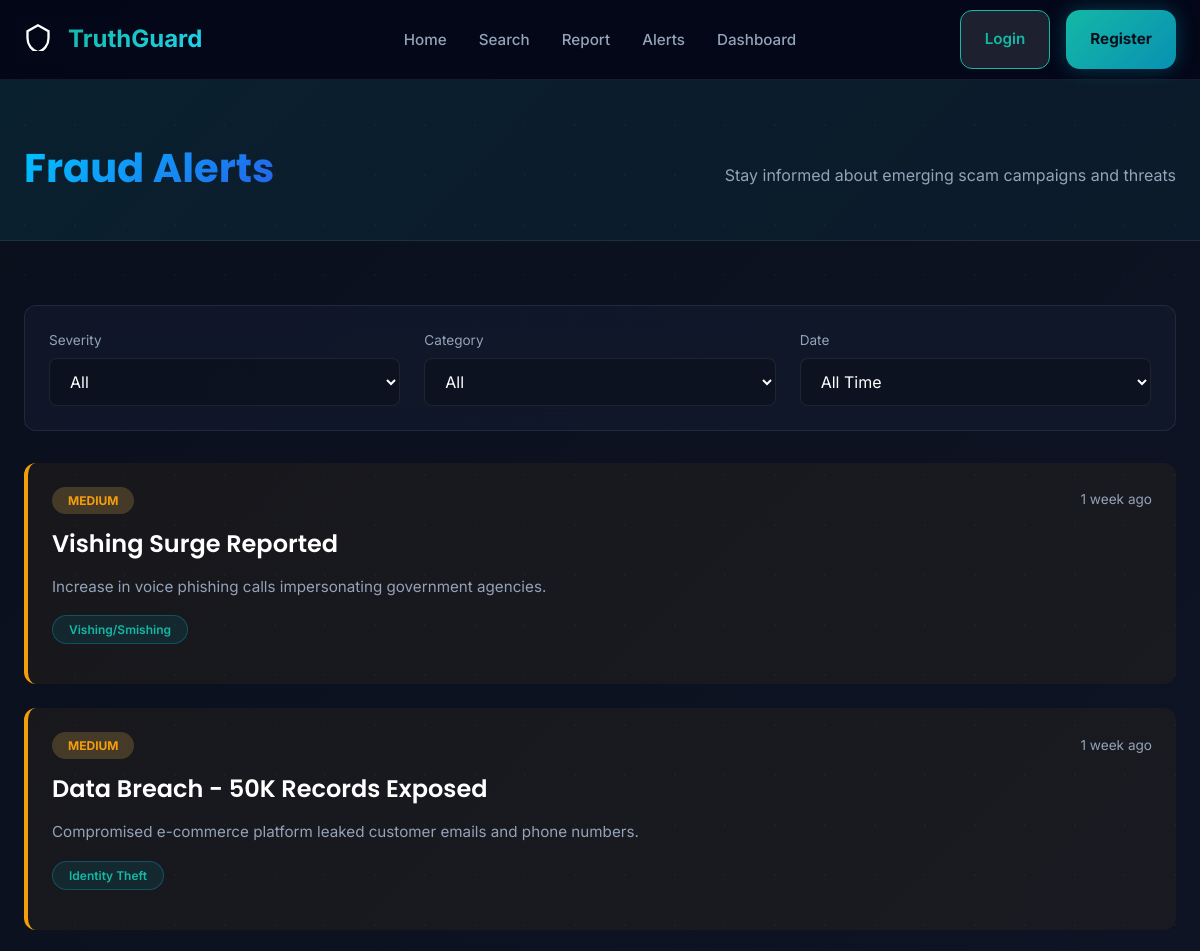
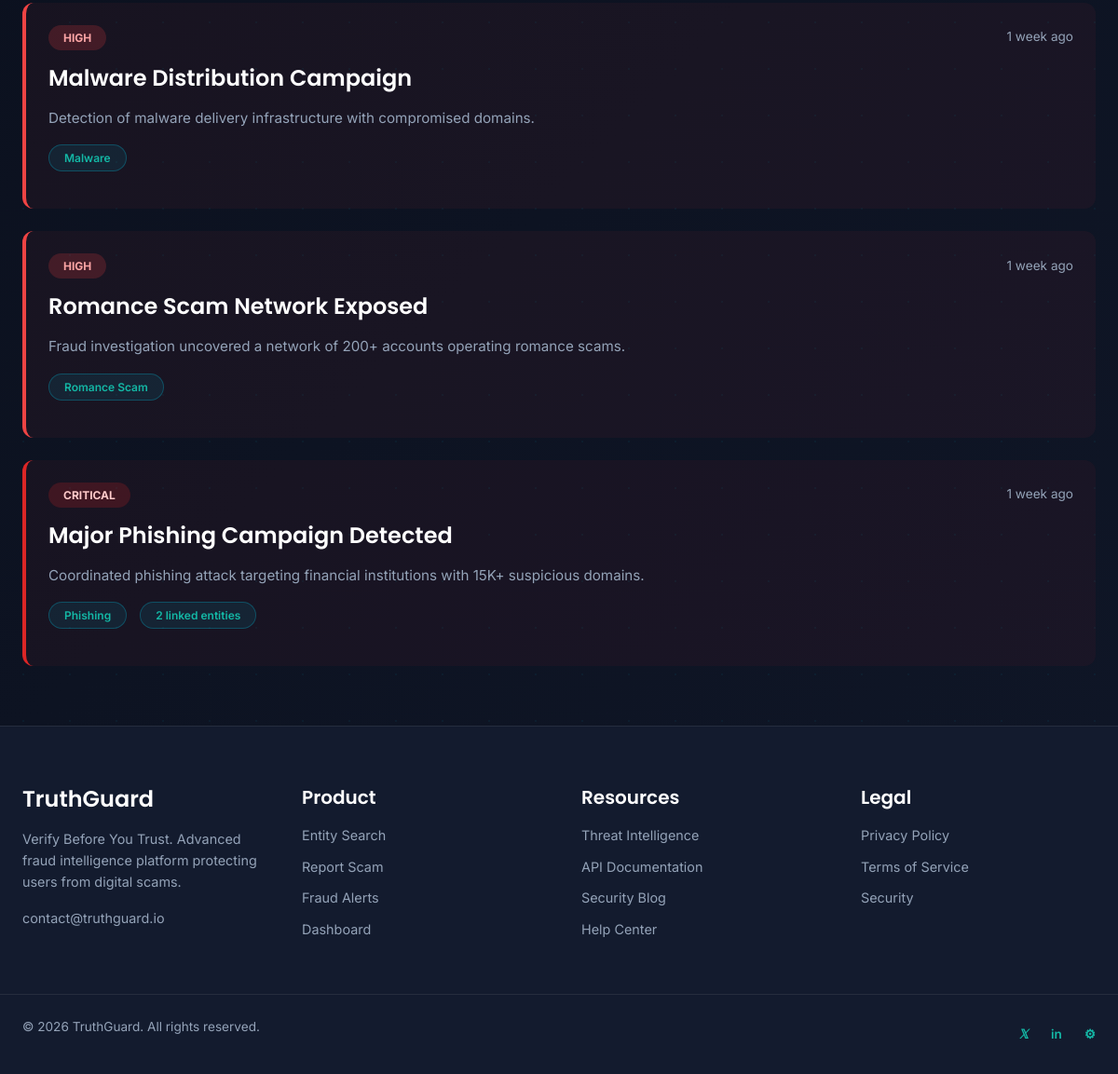
The app's page /alerts/ with its own data (2 pictures, top to bottom).
### alerts/models.py (models this page shows, shortened)
class Alert(models.Model):
    SEVERITY_CHOICES = [
        ('low', 'Low'),
        ('medium', 'Medium'),
        ('high', 'High'),
        ('critical', 'Critical'),
    ]
    CATEGORY_CHOICES = [
        ('phishing', 'Phishing'),
        ('romance', 'Romance Scam'),
        ('financial', 'Financial Fraud'),
        ('identity', 'Identity Theft'),
        ('malware', 'Malware'),
        ('vishing', 'Vishing/Smishing'),
        ('general', 'General'),
    ]
    title = models.CharField(max_length=255)
    description = models.TextField()
    severity = models.CharField(max_length=20, choices=SEVERITY_CHOICES, default='medium')
    category = models.CharField(max_length=30, choices=CATEGORY_CHOICES, default='general')
    is_active = models.BooleanField(default=True)
    related_entities = models.ManyToManyField(
        'entities.Entity',
        blank=True,
        related_name='alerts',
    )
    created_at = models.DateTimeField(auto_now_add=True)
    class Meta:
        ordering = ['-created_at']

### alerts/views.py (the view)
# urls.py: path('', alerts_list, name='alerts'),
def alerts_list(request):
    severity = request.GET.get('severity', '')
    category = request.GET.get('category', '')
    date_filter = request.GET.get('date', '')
    alerts = Alert.objects.filter(is_active=True)
    if severity:
        alerts = alerts.filter(severity=severity)
    if category:
        alerts = alerts.filter(category=category)
    if date_filter == 'today':
        from django.utils import timezone
        today = timezone.now().date()
        alerts = alerts.filter(created_at__date=today)
    elif date_filter == 'week':
        from django.utils import timezone
        from datetime import timedelta
        week_ago = timezone.now() - timedelta(days=7)
        alerts = alerts.filter(created_at__gte=week_ago)
    elif date_filter == 'month':
        from django.utils import timezone
        from datetime import timedelta
        month_ago = timezone.now() - timedelta(days=30)
        alerts = alerts.filter(created_at__gte=month_ago)
    return render(request, 'alerts/list.html', {
        'alerts': alerts,
        'severity': severity,
        'category': category,
        'date_filter': date_filter,
        'severity_choices': Alert.SEVERITY_CHOICES,
        'category_choices': Alert.CATEGORY_CHOICES,
    })

### core/context_processors.py (called while the page is built)
def site_stats(request):
    return {
        'total_reports': Report.objects.filter(report_status='approved').count(),
        'total_entities': Entity.objects.count(),
        'active_alerts': Alert.objects.filter(is_active=True).count(),
        'high_risk_entities': Entity.objects.filter(threat_level__in=['high', 'critical']).count(),
    }

### templates/alerts/list.html (shortened to what this page needs)
{% extends 'base.html' %}
{% block content %}
<section class="page-header">
    <div class="container">
        <h1>Fraud Alerts</h1>
        <p>Stay informed about emerging scam campaigns and threats</p>
    </div>
</section>
<section class="alerts-page">
    <div class="container">
        <form method="get" class="filters-bar glass-card">
            <div class="filter-group">
                <label>Severity</label>
                <select name="severity" class="form-select" onchange="this.form.submit()">
                    <option value="">All</option>
                </select>
            </div>
            <div class="filter-group">
                <label>Category</label>
                <select name="category" class="form-select" onchange="this.form.submit()">
                    <option value="">All</option>
                </select>
            </div>
            <div class="filter-group">
                <label>Date</label>
                <select name="date" class="form-select" onchange="this.form.submit()">
                    <option value="">All Time</option>
                </select>
            </div>
        </form>
        <div class="alerts-list">
            {% for alert in alerts %}
            <div class="alert-item alert-{{ alert.severity }} interactive-card">
                <div class="alert-header">
                    <span class="alert-badge {{ alert.severity }}">{{ alert.severity|upper }}</span>
                    <span class="alert-time">{{ alert.created_at|timesince }} ago</span>
                </div>
                <h3>{{ alert.title }}</h3>
                <p>{{ alert.description }}</p>
                <div class="alert-tags">
                    <span class="tag">{{ alert.get_category_display }}</span>
                    {% if alert.related_entities.count %}
                    <span class="tag">{{ alert.related_entities.count }} linked entities</span>
                    {% endif %}
                </div>
            </div>
            {% empty %}
            <div class="empty-state glass-card">
                <p>No alerts match your filters.</p>
            </div>
            {% endfor %}
        </div>
    </div>
</section>
{% endblock %}

### static/css/style.css (style rules this page uses)
:root { --primary: #00E5FF; --secondary: #6C63FF; --accent: #06B6D4; --accent-hover: #0891b2; --bg-primary: #0A0F1C; --bg-secondary: #131B2E; --bg-tertiary: #1a2540; --success: #22C55E; --warning: #F59E0B; --danger: #EF4444; --critical: #DC2626; --text-primary: #FFFFFF; --text-secondary: #E2E8F0; --text-muted: #94A3B8; --border-color: rgba(255, 255, 255, 0.08); --border-accent: rgba(6, 182, 212, 0.3); --spacing-xs: 4px; --spacing-sm: 8px; --spacing-md: 16px; --spacing-lg: 24px; --spacing-xl: 32px; --spacing-2xl: 48px; --spacing-3xl: 64px; --radius-sm: 4px; --radius-md: 8px; --radius-lg: 12px; --radius-xl: 16px; --radius-full: 9999px; --transition-fast: 150ms ease-in-out; --transition-normal: 300ms ease-in-out; --transition-slow: 500ms ease-in-out; --shadow-sm: 0 1px 2px rgba(0, 0, 0, 0.05); --shadow-md: 0 4px 6px rgba(0, 0, 0, 0.1); --shadow-lg: 0 10px 15px rgba(0, 0, 0, 0.2); --shadow-xl: 0 20px 25px rgba(0, 0, 0, 0.3); --shadow-glow: 0 0 20px rgba(6, 182, 212, 0.3); --glass-bg: rgba(15, 23, 42, 0.6); --glass-border: rgba(255, 255, 255, 0.08); }
.glass-card { background: var(--glass-bg); backdrop-filter: blur(12px); border: 1px solid var(--glass-border); border-radius: var(--radius-lg); transition: all var(--transition-normal); }
* { margin: 0; padding: 0; box-sizing: border-box; }
html { scroll-behavior: smooth; font-size: 16px; }
body { font-family: 'Inter', -apple-system, BlinkMacSystemFont, 'Segoe UI', sans-serif; background-color: var(--bg-primary); color: var(--text-primary); line-height: 1.6; overflow-x: hidden; }
h1, h2, h3, h4, h5, h6 { font-family: 'Poppins', sans-serif; }
h1, h2, h3, h4, h5, h6 { font-weight: 600; line-height: 1.2; margin-bottom: var(--spacing-md); }
h1 { font-size: 3rem; font-weight: 700; }
h3 { font-size: 1.5rem; }
p { margin-bottom: var(--spacing-md); color: var(--text-muted); }
.container { max-width: 1200px; margin: 0 auto; padding: 0 var(--spacing-lg); }
.form-input, .form-select, .form-textarea { width: 100%; padding: var(--spacing-md) var(--spacing-lg); background: rgba(255, 255, 255, 0.05); border: 1px solid var(--border-color); border-radius: var(--radius-md); color: var(--text-primary); font-size: 0.95rem; transition: all var(--transition-fast); font-family: inherit; }
.badge, .tag { display: inline-block; padding: var(--spacing-xs) var(--spacing-md); border-radius: var(--radius-full); font-size: 0.8rem; font-weight: 600; }
.page-header { background: linear-gradient(135deg, rgba(6, 182, 212, 0.1) 0%, rgba(6, 182, 212, 0.05) 100%); border-bottom: 1px solid var(--border-color); padding: var(--spacing-3xl) 0; margin-bottom: var(--spacing-3xl); }
.page-header .container { display: flex; justify-content: space-between; align-items: center; }
.page-header h1 { color: var(--text-primary); margin-bottom: var(--spacing-md); }
.page-header p { color: var(--text-muted); margin-bottom: 0; }

### static/css/animations.css (style rules this page uses)
.badge, .tag, .threat-badge { animation: badgeFade 0.4s ease-in-out; }

### static/css/auth.css (style rules this page uses)
:root { --bg-dark: #060b14; --bg-card: #101826; --primary: #00c2ff; --secondary: #2563eb; --accent: #14b8a6; --text: #f8fafc; --muted: #94a3b8; --border: rgba(148,163,184,.12); --radius: 20px; }

### records on screen
Alert: severity "MEDIUM", created_at "1 week", title "Vishing Surge Reported", description "Increase in voice phishing calls impersonating government agencies.", category "Vishing/Smishing"
Alert: severity "MEDIUM", created_at "1 week", title "Data Breach - 50K Records Exposed", description "Compromised e-commerce platform leaked customer emails and phone numbers.", category "Identity Theft"
Alert: severity "HIGH", created_at "1 week", title "Malware Distribution Campaign", description "Detection of malware delivery infrastructure with compromised domains.", category "Malware"
Alert: severity "HIGH", created_at "1 week", title "Romance Scam Network Exposed", description "Fraud investigation uncovered a network of 200+ accounts operating romance scams.", category "Romance Scam"
Alert: severity "CRITICAL", created_at "1 week", title "Major Phishing Campaign Detected", description "Coordinated phishing attack targeting financial institutions with 15K+ suspicious domains.", category "Phishing", related_entities.count "2"
